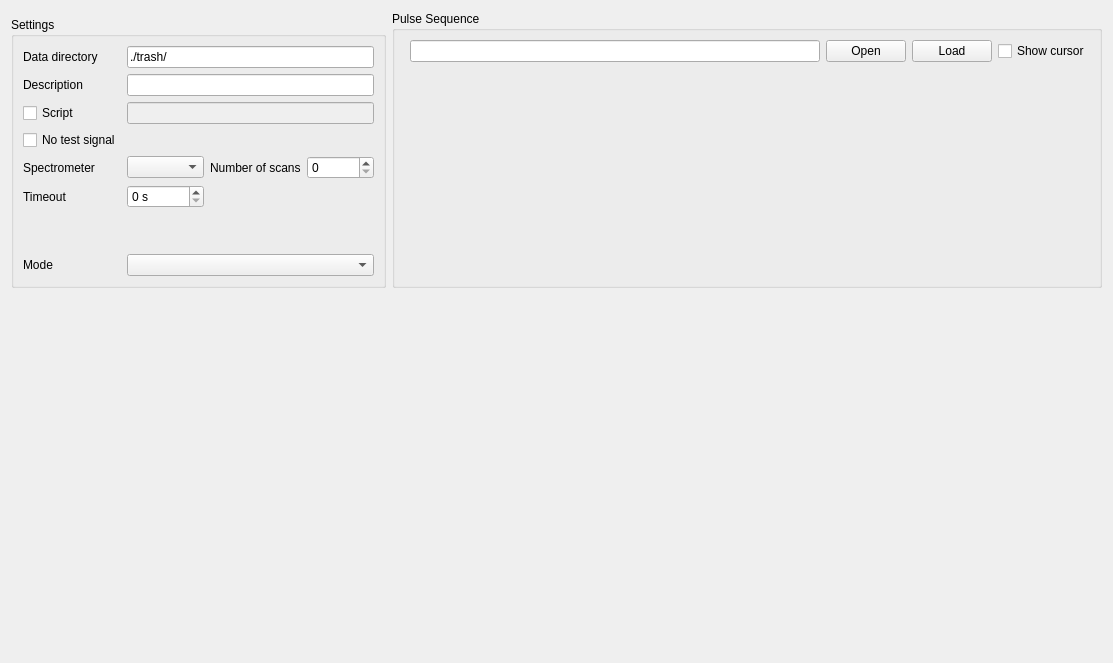
<?xml version="1.0" encoding="UTF-8"?>
<ui version="4.0">
 <class>PulseAcquire</class>
 <widget class="QWidget" name="PulseAcquire">
  <property name="geometry">
   <rect>
    <x>0</x>
    <y>0</y>
    <width>1113</width>
    <height>663</height>
   </rect>
  </property>
  <property name="windowTitle">
   <string>Form</string>
  </property>
  <layout class="QGridLayout" name="gridLayout">
   <item row="2" column="0" colspan="3">
    <widget class="QWidget" name="widget_timePlot" native="true">
     <property name="sizePolicy">
      <sizepolicy hsizetype="Preferred" vsizetype="Expanding">
       <horstretch>0</horstretch>
       <verstretch>0</verstretch>
      </sizepolicy>
     </property>
     <layout class="QGridLayout" name="gridLayout_5"/>
    </widget>
   </item>
   <item row="3" column="0" colspan="3">
    <widget class="QWidget" name="widget_freqPlot" native="true">
     <property name="sizePolicy">
      <sizepolicy hsizetype="Preferred" vsizetype="Expanding">
       <horstretch>0</horstretch>
       <verstretch>0</verstretch>
      </sizepolicy>
     </property>
     <layout class="QGridLayout" name="gridLayout_6"/>
    </widget>
   </item>
   <item row="1" column="0">
    <widget class="QGroupBox" name="groupBox_pulseAcquireSettings">
     <property name="title">
      <string>Settings</string>
     </property>
     <layout class="QGridLayout" name="gridLayout_9">
      <item row="5" column="1">
       <widget class="QSpinBox" name="spinBox">
        <property name="suffix">
         <string> s</string>
        </property>
        <property name="maximum">
         <number>1000000</number>
        </property>
       </widget>
      </item>
      <item row="5" column="0">
       <widget class="QLabel" name="label_2">
        <property name="text">
         <string>Timeout</string>
        </property>
       </widget>
      </item>
      <item row="4" column="2">
       <widget class="QLabel" name="label_9">
        <property name="sizePolicy">
         <sizepolicy hsizetype="Minimum" vsizetype="Preferred">
          <horstretch>0</horstretch>
          <verstretch>0</verstretch>
         </sizepolicy>
        </property>
        <property name="text">
         <string>Number of scans</string>
        </property>
       </widget>
      </item>
      <item row="2" column="1" colspan="3">
       <widget class="QLineEdit" name="lineEdit_pulse_script_path">
        <property name="enabled">
         <bool>false</bool>
        </property>
       </widget>
      </item>
      <item row="8" column="1" colspan="3">
       <widget class="QComboBox" name="comboBox_acquisitionMode">
        <property name="visible"><bool>false</bool></property>
        <property name="sizePolicy">
         <sizepolicy hsizetype="Preferred" vsizetype="Fixed">
          <horstretch>0</horstretch>
          <verstretch>0</verstretch>
         </sizepolicy>
        </property>
       </widget>
      </item>
      <item row="4" column="0">
       <widget class="QLabel" name="label_10">
        <property name="text">
         <string>Spectrometer</string>
        </property>
       </widget>
      </item>
      <item row="1" column="1" colspan="3">
       <widget class="QLineEdit" name="lineEdit_pulseAcquireDescription">
        <property name="sizePolicy">
         <sizepolicy hsizetype="Expanding" vsizetype="Fixed">
          <horstretch>0</horstretch>
          <verstretch>0</verstretch>
         </sizepolicy>
        </property>
        <property name="text">
         <string/>
        </property>
       </widget>
      </item>
      <item row="0" column="0">
       <widget class="QLabel" name="label_14">
        <property name="text">
         <string>Data directory</string>
        </property>
       </widget>
      </item>
      <item row="1" column="0">
       <widget class="QLabel" name="label_52">
        <property name="text">
         <string>Description</string>
        </property>
       </widget>
      </item>
      <item row="4" column="3">
       <widget class="QSpinBox" name="numberofScans">
        <property name="sizePolicy">
         <sizepolicy hsizetype="Preferred" vsizetype="Fixed">
          <horstretch>0</horstretch>
          <verstretch>0</verstretch>
         </sizepolicy>
        </property>
        <property name="maximum">
         <number>1000000</number>
        </property>
       </widget>
      </item>
      <item row="3" column="0">
       <widget class="QCheckBox" name="checkBox_noTestSignal">
        <property name="text">
         <string>No test signal</string>
        </property>
       </widget>
      </item>
      <item row="4" column="1">
       <widget class="QComboBox" name="comboBox_daq"/>
      </item>
      <item row="2" column="0">
       <widget class="QCheckBox" name="checkBox_pulse_script_run">
        <property name="text">
         <string>Script</string>
        </property>
       </widget>
      </item>
      <item row="8" column="0">
       <widget class="QLabel" name="label_36">
        <property name="visible"><bool>false</bool></property>
        <property name="sizePolicy">
         <sizepolicy hsizetype="Minimum" vsizetype="Preferred">
          <horstretch>0</horstretch>
          <verstretch>0</verstretch>
         </sizepolicy>
        </property>
        <property name="text">
         <string>Mode</string>
        </property>
       </widget>
      </item>
      <item row="0" column="1" colspan="3">
       <widget class="QLineEdit" name="lineEdit_pulseAcquireDataDirectory">
        <property name="text"><string>./trash/</string></property>
       </widget>
      </item>
      <item row="6" column="0">
       <spacer name="verticalSpacer">
        <property name="orientation">
         <enum>Qt::Vertical</enum>
        </property>
        <property name="sizeHint" stdset="0">
         <size>
          <width>20</width>
          <height>40</height>
         </size>
        </property>
       </spacer>
      </item>
     </layout>
    </widget>
   </item>
   <item row="0" column="1" rowspan="2" colspan="2">
    <widget class="QGroupBox" name="groupBox_2">
     <property name="title">
      <string>Pulse Sequence</string>
     </property>
     <layout class="QGridLayout" name="gridLayout_3">
      <item row="1" column="0" colspan="5">
       <widget class="Plot::MyQCustomPlot" name="plotPulseSequence" native="true">
        <property name="sizePolicy">
         <sizepolicy hsizetype="Expanding" vsizetype="Preferred">
          <horstretch>0</horstretch>
          <verstretch>0</verstretch>
         </sizepolicy>
        </property>
        <property name="styleSheet">
         <string notr="true">Plot--MyQCustomPlot
{
    qproperty-backgroundColor: #2C3034;
        qproperty-legendBrush: #2C3034;
}</string>
        </property>
       </widget>
      </item>
      <item row="0" column="4">
       <widget class="QCheckBox" name="checkBox_pulseSequenceCursor">
        <property name="text">
         <string>Show cursor</string>
        </property>
       </widget>
      </item>
      <item row="0" column="1">
       <widget class="QLineEdit" name="lineEdit_pulseProgPath">
        <property name="enabled">
         <bool>true</bool>
        </property>
        <property name="sizePolicy">
         <sizepolicy hsizetype="Expanding" vsizetype="Fixed">
          <horstretch>0</horstretch>
          <verstretch>0</verstretch>
         </sizepolicy>
        </property>
       </widget>
      </item>
      <item row="0" column="3">
       <widget class="QPushButton" name="pushButton_loadPulseSequence">
        <property name="enabled">
         <bool>true</bool>
        </property>
        <property name="text">
         <string>Load</string>
        </property>
       </widget>
      </item>
      <item row="0" column="2">
       <widget class="QPushButton" name="pushButton_openSequence">
        <property name="text">
         <string>Open</string>
        </property>
       </widget>
      </item>
     </layout>
    </widget>
   </item>
  </layout>
 </widget>
 <customwidgets>
  <customwidget>
   <class>Plot::MyQCustomPlot</class>
   <extends>QWidget</extends>
   <header>plots/myqcustomplot.h</header>
  </customwidget>
 </customwidgets>
 <tabstops>
  <tabstop>spinBox</tabstop>
  <tabstop>lineEdit_pulseAcquireDataDirectory</tabstop>
  <tabstop>lineEdit_pulseAcquireDescription</tabstop>
  <tabstop>checkBox_pulse_script_run</tabstop>
  <tabstop>lineEdit_pulse_script_path</tabstop>
  <tabstop>checkBox_noTestSignal</tabstop>
  <tabstop>comboBox_daq</tabstop>
  <tabstop>numberofScans</tabstop>
  <tabstop>comboBox_acquisitionMode</tabstop>
  <tabstop>lineEdit_pulseProgPath</tabstop>
  <tabstop>checkBox_pulseSequenceCursor</tabstop>
 </tabstops>
 <resources/>
 <connections/>
</ui>
